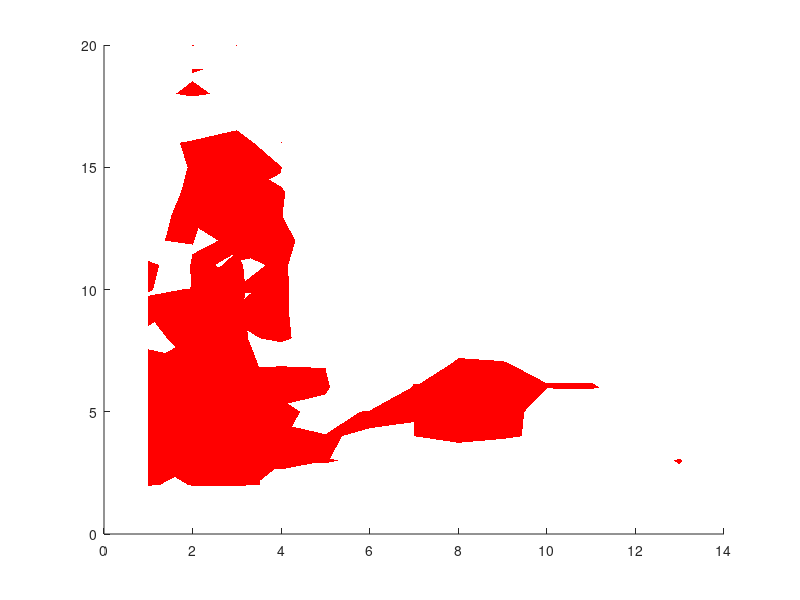

MATLAB code to generate this figure: (Note: this script raises an error after producing the figure.)
% Plot Isosurfaces
% Author: Sang Min Han
% Last modified: 2023/09/22
%

close all force; clear; clc;

load('12-Sep-2023_iso');

% parameters
ftSize= 14; % font size
trans= 1.0; % transparency

fprintf('k1:k2= %2.1f\nd1:d2= %2.1f\namp1:amp2= %2.1f\n', ...
    kRatio, dRatio, ampRatio);

f= figure; clf;
set(gcf, 'Units', 'Normalized', 'OuterPosition', [0, 0, 1, 1]);
hold on;

p1= patch(isosurface(fval, 100), 'FaceColor', 'red', ...
    'EdgeColor', 'none');
alpha(p1, trans/2);
p2= patch(isosurface(fval, 110), 'FaceColor', 'yellow', ...
    'EdgeColor', 'none');
alpha(p2, trans/4);
p3= patch(isosurface(fval, 120), 'FaceColor', 'green', ...
    'EdgeColor', 'none');
alpha(p3, trans/6);
p4= patch(isosurface(fval, 130), 'FaceColor', 'cyan', ...
    'EdgeColor', 'none');
alpha(p4, trans/8);
p5= patch(isosurface(fval, 140), 'FaceColor', 'blue', ...
    'EdgeColor', 'none');
alpha(p5, trans/10);

% lighting control
lighting phong;
light('position', [ 1, 1, 1]);
light('position', [-1,-1,-1]);
light('position', [-1, 1,-1]);
light('position', [ 1,-1,-1]);

view(3); daspect([1,1,1]);
rotate3d on;
box on;

% axes/image control
axis([1 length(k2) 1 length(d2) 1 length(amp2)]);
set(gca,'FontSize', ftSize, ...
    'XTickLabel', k2./1e4, 'XTick', 1:length(k2), ...
    'YTickLabel', d2./1e2, 'YTick', 1:length(d2), ...
    'ZTickLabel', amp2./1e3, 'ZTick', 1:length(amp2));
xlabel('Spring Constant (AU$\times10^4$)', 'Interpreter', 'LaTeX', ...
    'FontSize', ftSize + 2, 'FontWeight', 'bold');
ylabel('Damping Term (AU$\times10^2$)', 'Interpreter', 'LaTeX', ...
    'FontSize', ftSize + 2, 'FontWeight', 'bold');
zlabel('Muscle Amplitude (AU$\times10^3$)', 'Interpreter', 'LaTeX', ...
    'FontSize', ftSize + 2, 'FontWeight', 'bold');
title('Grunt Isosurfaces', 'Interpreter', 'LaTeX', ...
    'FontSize', ftSize + 8, 'FontWeight', 'bold');
axis tight;

hold off;
shg;

% save figure
savefig(f, 'iso.fig');

